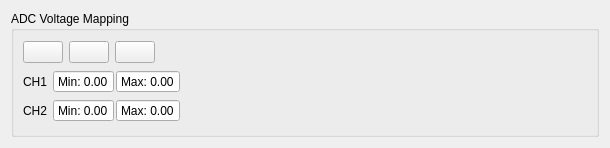
<?xml version="1.0" encoding="UTF-8"?>
<ui version="4.0">
 <class>AdcMapEv</class>
 <widget class="QWidget" name="AdcMapEv">
  <property name="geometry">
   <rect>
    <x>0</x>
    <y>0</y>
    <width>610</width>
    <height>148</height>
   </rect>
  </property>
  <property name="windowTitle">
   <string>Form</string>
  </property>
  <layout class="QVBoxLayout" name="verticalLayout_2">
   <item>
    <widget class="QGroupBox" name="groupBox">
     <property name="title">
      <string>ADC Voltage Mapping</string>
     </property>
     <layout class="QVBoxLayout" name="verticalLayout">
      <item>
       <layout class="QHBoxLayout" name="horizontalLayout_2">
        <item>
         <widget class="QPushButton" name="helpButton">
          <property name="sizePolicy">
           <sizepolicy hsizetype="Fixed" vsizetype="Fixed">
            <horstretch>0</horstretch>
            <verstretch>0</verstretch>
           </sizepolicy>
          </property>
          <property name="toolTip">
           <string>Show help</string>
          </property>
          <property name="text">
           <string/>
          </property>
          <property name="icon">
           <iconset resource="../res.qrc">
            <normaloff>:/res/icons/Help-96.png</normaloff>:/res/icons/Help-96.png</iconset>
          </property>
         </widget>
        </item>
        <item>
         <widget class="QPushButton" name="resetButton">
          <property name="sizePolicy">
           <sizepolicy hsizetype="Fixed" vsizetype="Fixed">
            <horstretch>0</horstretch>
            <verstretch>0</verstretch>
           </sizepolicy>
          </property>
          <property name="toolTip">
           <string>Reset min and max</string>
          </property>
          <property name="text">
           <string/>
          </property>
          <property name="icon">
           <iconset resource="../res.qrc">
            <normaloff>:/res/icons/Restart-96.png</normaloff>:/res/icons/Restart-96.png</iconset>
          </property>
         </widget>
        </item>
        <item>
         <widget class="QPushButton" name="applyButton">
          <property name="sizePolicy">
           <sizepolicy hsizetype="Fixed" vsizetype="Fixed">
            <horstretch>0</horstretch>
            <verstretch>0</verstretch>
           </sizepolicy>
          </property>
          <property name="toolTip">
           <string>Apply min and max to configuration</string>
          </property>
          <property name="text">
           <string/>
          </property>
          <property name="icon">
           <iconset resource="../res.qrc">
            <normaloff>:/res/icons/apply.png</normaloff>:/res/icons/apply.png</iconset>
          </property>
          <property name="iconSize">
           <size>
            <width>45</width>
            <height>16</height>
           </size>
          </property>
         </widget>
        </item>
        <item>
         <spacer name="horizontalSpacer">
          <property name="orientation">
           <enum>Qt::Horizontal</enum>
          </property>
          <property name="sizeHint" stdset="0">
           <size>
            <width>40</width>
            <height>20</height>
           </size>
          </property>
         </spacer>
        </item>
       </layout>
      </item>
      <item>
       <layout class="QGridLayout" name="gridLayout" columnstretch="0,0,0,0">
        <property name="horizontalSpacing">
         <number>2</number>
        </property>
        <item row="1" column="2">
         <widget class="QDoubleSpinBox" name="maxCh2Box">
          <property name="toolTip">
           <string>Measured maximum voltage</string>
          </property>
          <property name="readOnly">
           <bool>true</bool>
          </property>
          <property name="buttonSymbols">
           <enum>QAbstractSpinBox::NoButtons</enum>
          </property>
          <property name="prefix">
           <string>Max: </string>
          </property>
          <property name="suffix">
           <string/>
          </property>
          <property name="decimals">
           <number>2</number>
          </property>
          <property name="maximum">
           <double>9.000000000000000</double>
          </property>
          <property name="singleStep">
           <double>0.010000000000000</double>
          </property>
         </widget>
        </item>
        <item row="0" column="3">
         <widget class="DisplayPercentage" name="displayCh1" native="true">
          <property name="sizePolicy">
           <sizepolicy hsizetype="MinimumExpanding" vsizetype="Preferred">
            <horstretch>0</horstretch>
            <verstretch>0</verstretch>
           </sizepolicy>
          </property>
         </widget>
        </item>
        <item row="0" column="1">
         <widget class="QDoubleSpinBox" name="minCh1Box">
          <property name="toolTip">
           <string>Measured minimum voltage</string>
          </property>
          <property name="readOnly">
           <bool>true</bool>
          </property>
          <property name="buttonSymbols">
           <enum>QAbstractSpinBox::NoButtons</enum>
          </property>
          <property name="prefix">
           <string>Min: </string>
          </property>
          <property name="suffix">
           <string/>
          </property>
          <property name="decimals">
           <number>2</number>
          </property>
          <property name="maximum">
           <double>9.000000000000000</double>
          </property>
          <property name="singleStep">
           <double>0.010000000000000</double>
          </property>
         </widget>
        </item>
        <item row="0" column="2">
         <widget class="QDoubleSpinBox" name="maxCh1Box">
          <property name="toolTip">
           <string>Measured maximum voltage</string>
          </property>
          <property name="readOnly">
           <bool>true</bool>
          </property>
          <property name="buttonSymbols">
           <enum>QAbstractSpinBox::NoButtons</enum>
          </property>
          <property name="prefix">
           <string>Max: </string>
          </property>
          <property name="suffix">
           <string/>
          </property>
          <property name="decimals">
           <number>2</number>
          </property>
          <property name="maximum">
           <double>9.000000000000000</double>
          </property>
          <property name="singleStep">
           <double>0.010000000000000</double>
          </property>
         </widget>
        </item>
        <item row="0" column="0">
         <widget class="QLabel" name="label">
          <property name="text">
           <string>CH1 </string>
          </property>
         </widget>
        </item>
        <item row="1" column="3">
         <widget class="DisplayPercentage" name="displayCh2" native="true">
          <property name="sizePolicy">
           <sizepolicy hsizetype="MinimumExpanding" vsizetype="Preferred">
            <horstretch>0</horstretch>
            <verstretch>0</verstretch>
           </sizepolicy>
          </property>
         </widget>
        </item>
        <item row="1" column="0">
         <widget class="QLabel" name="label_2">
          <property name="text">
           <string>CH2 </string>
          </property>
         </widget>
        </item>
        <item row="1" column="1">
         <widget class="QDoubleSpinBox" name="minCh2Box">
          <property name="toolTip">
           <string>Measured minimum voltage</string>
          </property>
          <property name="readOnly">
           <bool>true</bool>
          </property>
          <property name="buttonSymbols">
           <enum>QAbstractSpinBox::NoButtons</enum>
          </property>
          <property name="prefix">
           <string>Min: </string>
          </property>
          <property name="suffix">
           <string/>
          </property>
          <property name="decimals">
           <number>2</number>
          </property>
          <property name="maximum">
           <double>9.000000000000000</double>
          </property>
          <property name="singleStep">
           <double>0.010000000000000</double>
          </property>
         </widget>
        </item>
       </layout>
      </item>
     </layout>
    </widget>
   </item>
  </layout>
 </widget>
 <customwidgets>
  <customwidget>
   <class>DisplayPercentage</class>
   <extends>QWidget</extends>
   <header>widgets/displaypercentage.h</header>
   <container>1</container>
  </customwidget>
 </customwidgets>
 <resources>
  <include location="../res.qrc"/>
 </resources>
 <connections/>
</ui>
